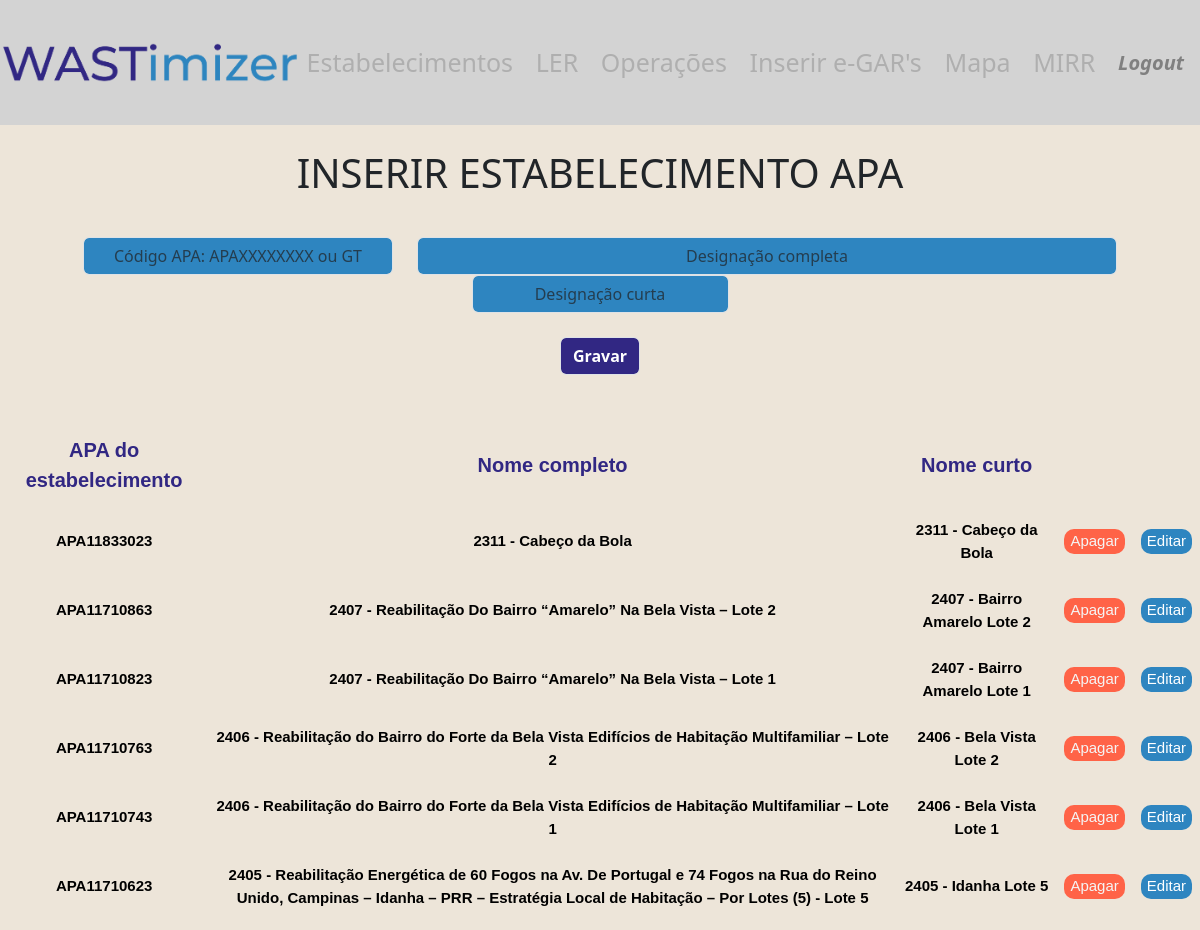
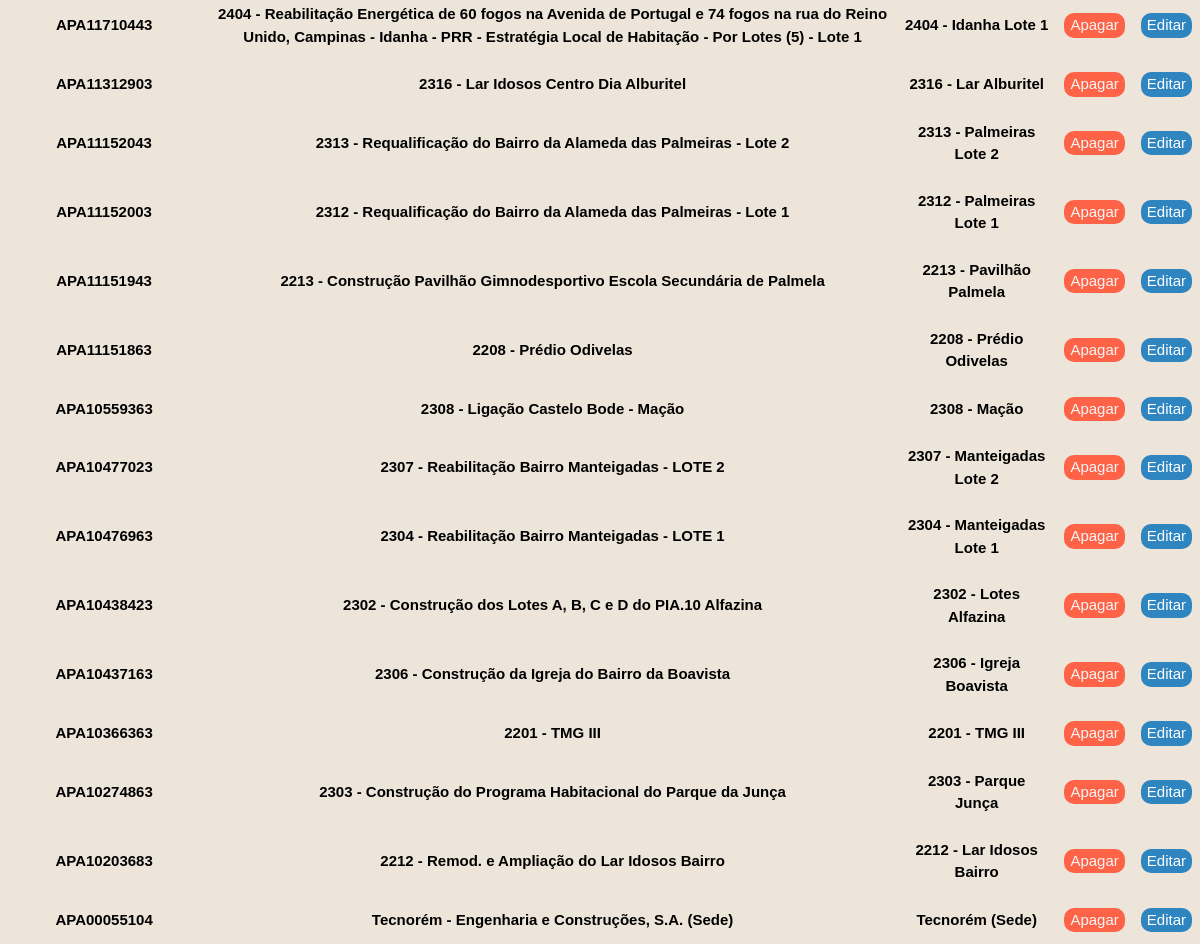
The page /establishments (signed in) on the database as committed earlier (2 pictures, top to bottom).
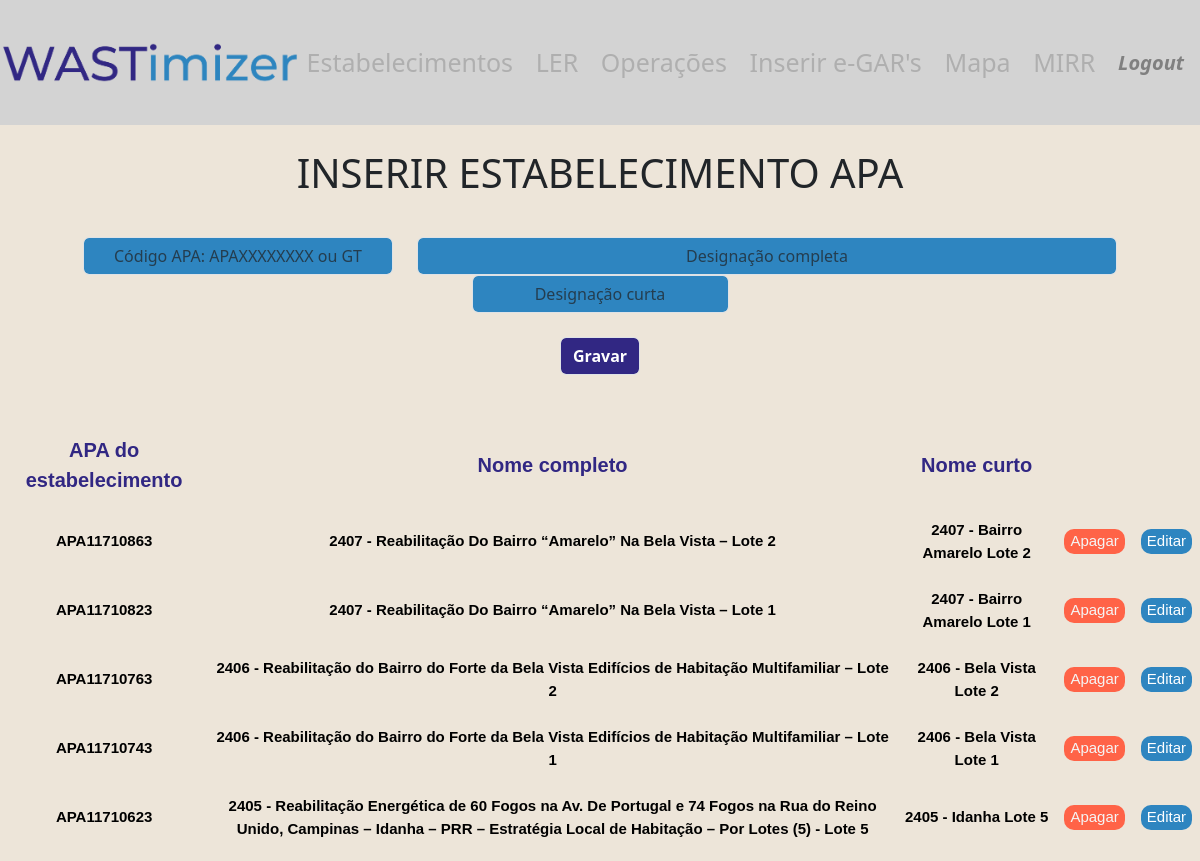
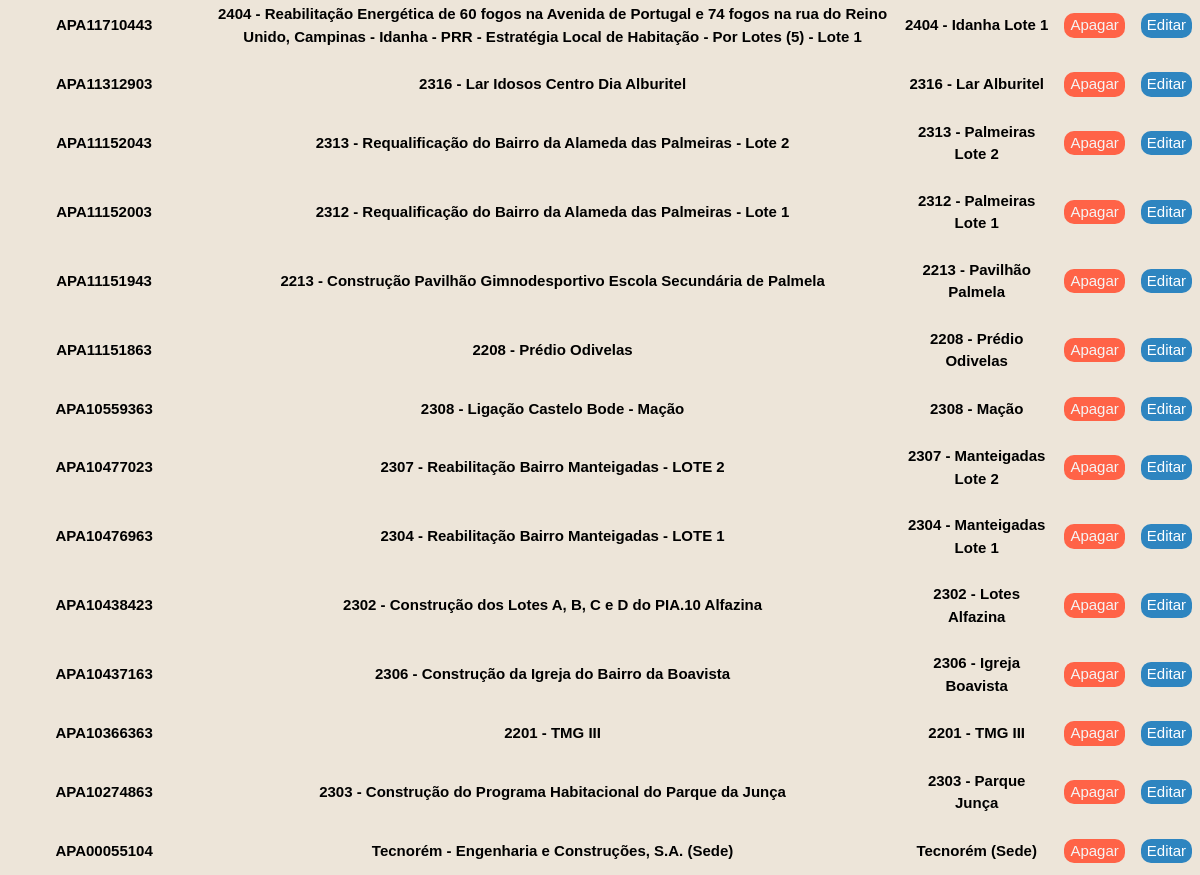
The same page on the database as committed later (2 pictures, top to bottom).
### tables this page shows
CREATE TABLE apa_code_contract(
        id INTEGER PRIMARY KEY AUTOINCREMENT NOT NULL,
        apa_code TEXT NOT NULL,
        contract_full TEXT NOT NULL,
        contract_short TEXT NOT NULL
    );

### app.py (the view, shortened to what this page needs)
@app.route("/establishments", methods=["GET", "POST"])
@login_required
def establishments():
    if request.method == "GET":
        all_estab = db.execute("""
        SELECT
            id,apa_code,contract_full,contract_short
        FROM
            apa_code_contract
        ORDER BY
            apa_code DESC""")
        return render_template("establishments.html", all_estab=all_estab)

### helpers.py (called while the page is built)
def login_required(f):
    @wraps(f)
    def decorated_function(*args, **kwargs):
        if session.get("user_id") is None:
            return redirect("/login")
        return f(*args, **kwargs)
    return decorated_function

### templates/establishments.html (shortened to what this page needs)
<!DOCTYPE html>
{% extends "layout.html" %}
{% block main %}
<br>
<p class="display-6 text-center"> INSERIR ESTABELECIMENTO APA</p>
<br>
<form action="/establishments" method="post">
    <div class="row justify-content-center">
        <div class="col-auto">
            <input autocomplete="off" autofocus class="form-control text-center mx-auto" style="width: 310px; background-color: rgb(46, 133, 192)" name="apa_code" placeholder="Código APA: APAXXXXXXXX ou GT"
                type="text">
        </div>
        <div class="col-auto">
            <input autocomplete="off" class="form-control text-center mx-auto" style="width: 700px; background-color:  rgb(46, 133, 192)" name="nome_estab" placeholder="Designação completa" type="text">
        </div>
        <div class="col-auto">
            <input autocomplete="off" class="form-control text-center mx-auto w-auto" style ="background-color:  rgb(46, 133, 192)" name="nome_estab_curto" placeholder="Designação curta" type="text">
        </div>
    </div>
    <br>
    <button class="form-control text-white fw-bold mx-auto w-auto" style="background-color: rgb(49,39,131);" type="submit">Gravar</button>
    <br>
</form>
<br>
<table id="input_tables" style="width:100%">
    <thead>
        <tr>
            <th>APA do estabelecimento</th>
            <th>Nome completo</th>
            <th>Nome curto</th>
        </tr>
    </thead>
    <tbody>
        {%for row in all_estab%}
        <tr>
            <td>{{ row.apa_code }}</td>
            <td>{{ row.contract_full }}</td>
            <td>{{ row.contract_short }}</td>
            <td>
                <button class="delet_edit_bttn" style="background-color: tomato; color: whitesmoke" onclick="showConfirmDelete('{{ row.id }}')">Apagar</button>
            </td>
            <td>
                <button class="delet_edit_bttn" style="background-color: rgb(46, 133, 192); color: white" onclick="showEditForm('{{ row.apa_code }}')">Editar</button>
            </td>
        </tr>
        {% endfor %}
    </tbody>
</table>
{% endblock %}

### templates/layout.html (shortened to what this page needs)
<!DOCTYPE html>
<html lang="en">
    <head>
        <link rel="stylesheet" type="text/css" href="static/style.css">
        <link href="https://cdn.jsdelivr.net/npm/bootstrap@5.3.3/dist/css/bootstrap.min.css" rel="stylesheet">
    </head>
    <body class="body_layout">
        <nav>
            <div>
                <div>
                    {% if session["user_id"] %}
                    <nav class="navbar navbar-dark bg-light-gray">
                        <img src="{{ url_for('static', filename='wastimizerLogo.png') }}" alt="Logo" width="300">
                        <a class="navbar-brand" href="/establishments">Estabelecimentos</a>
                        <a class="navbar-brand" href="/codler_description">LER</a>
                        <a class="navbar-brand" href="/operation_description">Operações</a>
                        <a class="navbar-brand" href="/insert">Inserir e-GAR's</a>
                        <a class="navbar-brand" href="/history">Mapa</a>
                        <a class="navbar-brand" href="/mirr">MIRR</a>
                        <a class="navbar-brand logout" href="/logout">Logout</a>
                    </nav>
                    {% endif %}
                </div>
            </div>
        </nav>
        {% block main %}{% endblock %}
    </body>
</html>

### static/style.css (style rules this page uses)
nav .navbar-brand { font-size: 25px; color: rgb(175, 175, 175); }
.navbar-brand.logout { font-size: 20px; color: grey; font-style: italic; font-weight: bold; }
nav .bg-light-gray { background-color: lightgray; }
.body_layout { background-color: #ede5d9; }
.delet_edit_bttn { border: none; border-radius: 10px; }
#input_tables { font-family: Arial, Helvetica, sans-serif; border-collapse: collapse; width: 100%; }
#input_tables td, #input_tables th { padding: 8px; padding-top: 12px; padding-bottom: 12px; font-size: 15px; text-align: center; font-weight: bold; }
#input_tables th { font-size: 20px; color: rgb(49, 39, 131); }
#input_tables td { font-size: 15px; color: black; }

Rows that differ between the two databases and show on the page:
removed apa_code_contract: apa_code "APA11833023", contract_full "2311 - Cabeço da Bola", contract_short "2311 - Cabeço da Bola"
removed apa_code_contract: apa_code "APA10203683", contract_full "2212 - Remod. e Ampliação do Lar Idosos Bairro", contract_short "2212 - Lar Idosos Bairro"
